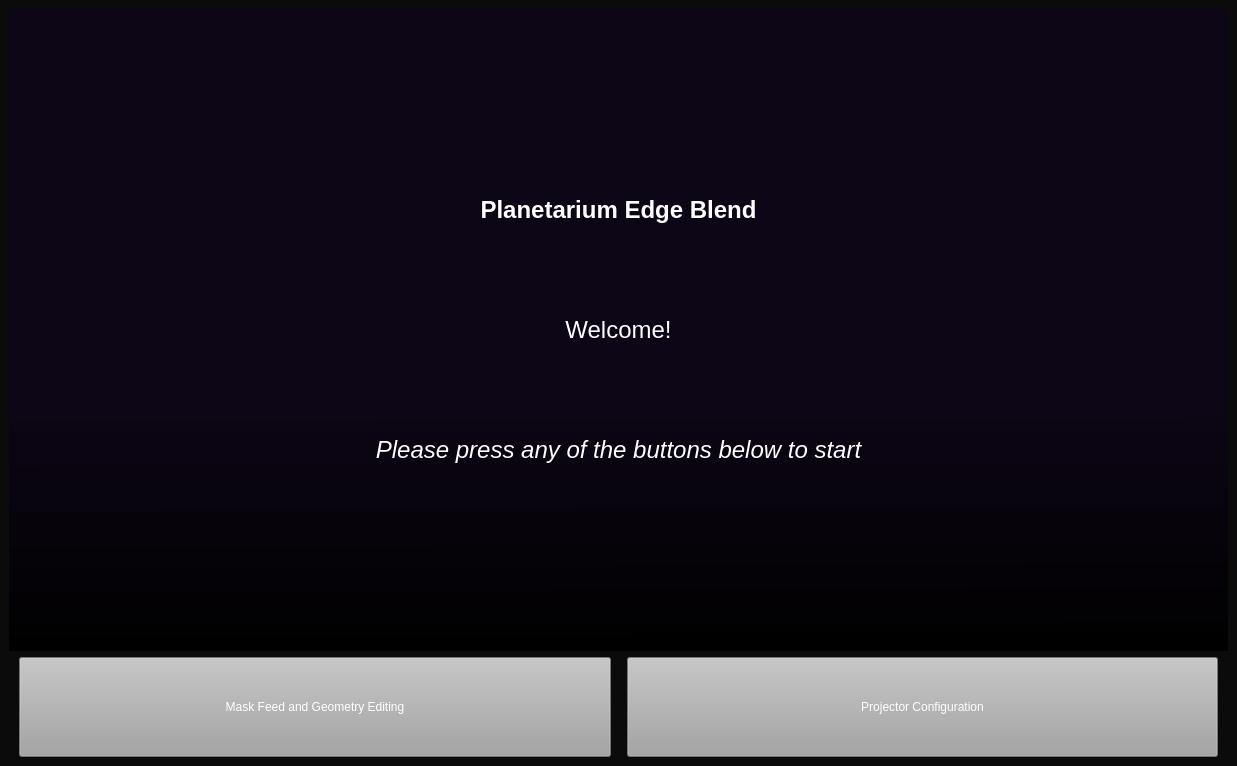
<?xml version="1.0" encoding="UTF-8"?>
<ui version="4.0">
 <class>MainWindow</class>
 <widget class="QMainWindow" name="MainWindow">
  <property name="enabled">
   <bool>true</bool>
  </property>
  <property name="geometry">
   <rect>
    <x>0</x>
    <y>0</y>
    <width>1237</width>
    <height>766</height>
   </rect>
  </property>
  <property name="minimumSize">
   <size>
    <width>0</width>
    <height>0</height>
   </size>
  </property>
  <property name="baseSize">
   <size>
    <width>1531</width>
    <height>900</height>
   </size>
  </property>
  <property name="windowTitle">
   <string>MainWindow</string>
  </property>
  <property name="styleSheet">
   <string notr="true">color: rgb(255, 255, 255);
background-color: rgb(11, 11, 11);</string>
  </property>
  <property name="documentMode">
   <bool>false</bool>
  </property>
  <widget class="QWidget" name="centralwidget">
   <layout class="QGridLayout" name="gridLayout_2">
    <item row="0" column="0">
     <layout class="QGridLayout" name="gridLayout">
      <item row="0" column="0">
       <widget class="QLabel" name="label">
        <property name="minimumSize">
         <size>
          <width>600</width>
          <height>300</height>
         </size>
        </property>
        <property name="styleSheet">
         <string notr="true">background-color: qlineargradient(spread:pad, x1:0.506, y1:0, x2:0.511, y2:1, stop:0.613636 rgba(13, 6, 22, 255), stop:1 rgba(0, 0, 0, 255));</string>
        </property>
        <property name="text">
         <string>&lt;html&gt;&lt;head/&gt;&lt;body&gt;&lt;p align=&quot;center&quot;&gt;&lt;span style=&quot; font-size:18pt; font-weight:600; color:#ffffff;&quot;&gt;Planetarium Edge Blend&lt;/span&gt;&lt;/p&gt;&lt;p align=&quot;center&quot;&gt;&lt;span style=&quot; color:#ffffff;&quot;&gt;&lt;br/&gt;&lt;/span&gt;&lt;/p&gt;&lt;p align=&quot;center&quot;&gt;&lt;span style=&quot; color:#ffffff;&quot;&gt;&lt;br/&gt;&lt;/span&gt;&lt;/p&gt;&lt;p align=&quot;center&quot;&gt;&lt;span style=&quot; font-size:18pt; color:#ffffff;&quot;&gt;Welcome!&lt;/span&gt;&lt;/p&gt;&lt;p align=&quot;center&quot;&gt;&lt;span style=&quot; color:#ffffff;&quot;&gt;&lt;br/&gt;&lt;/span&gt;&lt;/p&gt;&lt;p align=&quot;center&quot;&gt;&lt;span style=&quot; color:#ffffff;&quot;&gt;&lt;br/&gt;&lt;/span&gt;&lt;/p&gt;&lt;p align=&quot;center&quot;&gt;&lt;span style=&quot; font-size:18pt; font-style:italic; color:#ffffff;&quot;&gt;Please press any of the buttons below to start&lt;/span&gt;&lt;/p&gt;&lt;/body&gt;&lt;/html&gt;</string>
        </property>
       </widget>
      </item>
      <item row="1" column="0">
       <layout class="QVBoxLayout" name="verticalLayout">
        <item>
         <layout class="QHBoxLayout" name="horizontalLayout">
          <item>
           <spacer name="horizontalSpacer_3">
            <property name="orientation">
             <enum>Qt::Horizontal</enum>
            </property>
            <property name="sizeType">
             <enum>QSizePolicy::Fixed</enum>
            </property>
            <property name="sizeHint" stdset="0">
             <size>
              <width>10</width>
              <height>20</height>
             </size>
            </property>
           </spacer>
          </item>
          <item>
           <widget class="QPushButton" name="GeometryEdit_btn">
            <property name="minimumSize">
             <size>
              <width>400</width>
              <height>100</height>
             </size>
            </property>
            <property name="styleSheet">
             <string notr="true">QPushButton {
background-color: rgb(162, 162, 162);
color: &quot;black&quot;
}

QPushButton:hover {
background-color: rgb(38, 186, 255);
}

QPushButton:pressed {
	background-color: rgb(19, 92, 126);
}</string>
            </property>
            <property name="text">
             <string>Mask Feed and Geometry Editing</string>
            </property>
            <attribute name="buttonGroup">
             <string notr="true">buttonGroup</string>
            </attribute>
           </widget>
          </item>
          <item>
           <spacer name="horizontalSpacer">
            <property name="orientation">
             <enum>Qt::Horizontal</enum>
            </property>
            <property name="sizeType">
             <enum>QSizePolicy::Fixed</enum>
            </property>
            <property name="sizeHint" stdset="0">
             <size>
              <width>10</width>
              <height>20</height>
             </size>
            </property>
           </spacer>
          </item>
          <item>
           <widget class="QPushButton" name="ProjectorConfig_btn">
            <property name="minimumSize">
             <size>
              <width>400</width>
              <height>100</height>
             </size>
            </property>
            <property name="styleSheet">
             <string notr="true">QPushButton {
background-color: rgb(162, 162, 162);
color: &quot;Black&quot;
}

QPushButton:hover {
background-color: rgb(38, 186, 255);
}

QPushButton:pressed {
	background-color: rgb(19, 92, 126);
}</string>
            </property>
            <property name="text">
             <string>Projector Configuration</string>
            </property>
            <attribute name="buttonGroup">
             <string notr="true">buttonGroup</string>
            </attribute>
           </widget>
          </item>
          <item>
           <spacer name="horizontalSpacer_2">
            <property name="orientation">
             <enum>Qt::Horizontal</enum>
            </property>
            <property name="sizeType">
             <enum>QSizePolicy::Fixed</enum>
            </property>
            <property name="sizeHint" stdset="0">
             <size>
              <width>10</width>
              <height>20</height>
             </size>
            </property>
           </spacer>
          </item>
         </layout>
        </item>
       </layout>
      </item>
     </layout>
    </item>
   </layout>
  </widget>
  <action name="Add_Projector_action">
   <property name="text">
    <string>Add Projector</string>
   </property>
  </action>
  <action name="Remove_Projector_action">
   <property name="text">
    <string>Remove Projector</string>
   </property>
  </action>
 </widget>
 <resources/>
 <connections/>
 <buttongroups>
  <buttongroup name="buttonGroup"/>
 </buttongroups>
</ui>
